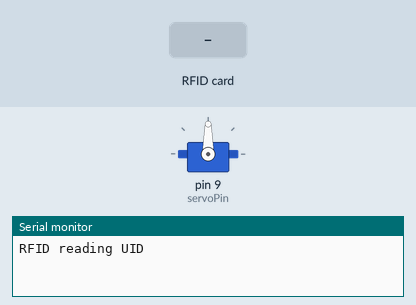
A sketch run on a simulated Arduino Mega 2560, built with avr-gcc and run on an emulated ATmega2560. Shown: servo, the last lines printed to the serial monitor. Inputs (shaded band) come from the test bench.

Above: at 1.2 s.
1.3 s: RFID card 5E 7A 19 C4 held to the reader
At 11.4 s:
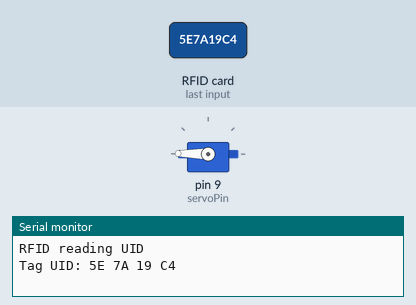
At 15.5 s:
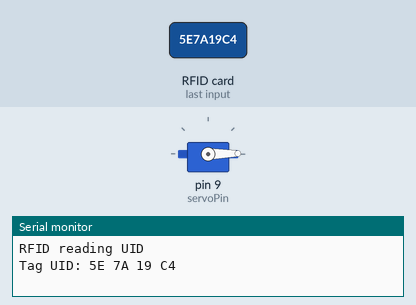
Timing chart, 0 to 17.0 s (numbered marks = the images above; inputs shaded):
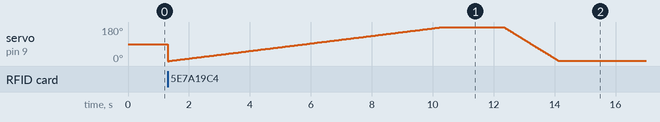

The sketch:

RFID.ino
```cpp
// Wire it according to: http://www.arduinotutorialonline.com/2018/06/arduino-mega2560-rfid-rc522-arduino.html
#include <SPI.h>
#include <MFRC522.h>
#include <Servo.h>

#define SS_PIN 53
#define RST_PIN 49
#define servoPin 9
int servoAngle;
Servo servo;

MFRC522 mfrc522(SS_PIN, RST_PIN); // Instance of the class
void setup() {
  Serial.begin(9600);
  servo.attach(servoPin);
  SPI.begin();       // Init SPI bus
  mfrc522.PCD_Init(); // Init MFRC522
  Serial.println("RFID reading UID");
}
void loop() {
  if ( mfrc522.PICC_IsNewCardPresent())
  {
    if ( mfrc522.PICC_ReadCardSerial())
    {
      Serial.print("Tag UID:");
      for (byte i = 0; i < mfrc522.uid.size; i++) {
        Serial.print(mfrc522.uid.uidByte[i] < 0x10 ? " 0" : " ");
        Serial.print(mfrc522.uid.uidByte[i], HEX);
      }

      Serial.println();
      mfrc522.PICC_HaltA();
      Unlock();
      delay(2000);
      Lock();
    }
  }
}

void Unlock() {
  for (servoAngle = 0; servoAngle < 180; servoAngle++) //move the micro servo from 0 degrees to 180 degrees
  {
    servo.write(servoAngle);
    delay(50);
  }
}


void Lock() {
  for (servoAngle = 180; servoAngle > 0; servoAngle--) //now move back the micro servo from 0 degrees to 180 degrees
  {
    servo.write(servoAngle);
    delay(10);
  }
}
```
